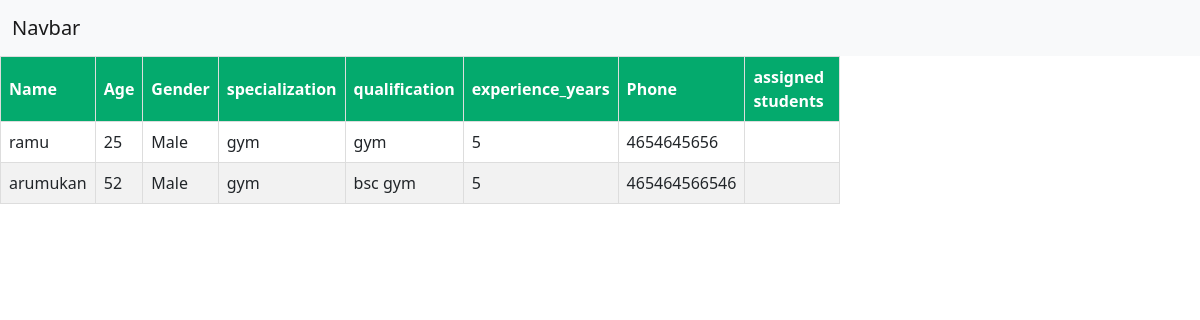
The page /gym-owner/trainer_details on the database as committed earlier.
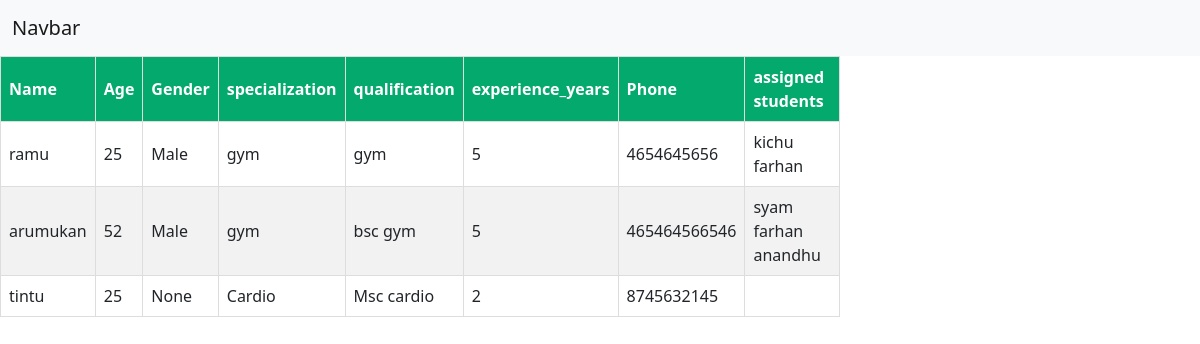
The same page on the database as committed later.
### trainer/models.py (models this page shows, shortened)
class TrainerProfile(models.Model):
    trainer = models.ForeignKey(CustomUser, on_delete=models.CASCADE, null=True, blank=True)
    trainer_bio = models.TextField(null=True, blank=True)
    trainer_profile_picture = models.ImageField(upload_to='media/profile_pictures/', null=True, blank=True)
    assigned_students = models.ManyToManyField('gym_students.StudentProfile', blank=True)

### users/models.py (models this page shows, shortened)
class CustomUser(AbstractUser):
    GENDER_CHOICES = [
        ('Male', 'Male'),
        ('Female', 'Female'),
        ('Other', 'Other'),
    ]
    GOALS = [
        ('LOSE','Weight lose'),
        ('FIT','Maintain weight'),
        ('GAIN','Weight gain'),
    ]
    FITNESS_LEVEL = [
        ('Beginner','Beginner'),
        ('Intemediate','Intemediate'),
        ('Advanced','Advanced')
    ]
    age = models.IntegerField(default=0,null=True,blank=True)
    gender = models.CharField(max_length=10, choices=GENDER_CHOICES,null=True,blank=True)
    phone = models.PositiveIntegerField(default=0,null=True, blank=True)
    place = models.CharField(max_length=30,null=True,blank=True)
    specialization = models.CharField(max_length=30,null=True,blank=True)
    experience_years = models.IntegerField(null=True, blank=True)
    certifications = models.CharField(max_length=50,null=True, blank=True)
    qualification = models.CharField(max_length=30,null=True,blank=True)
    goal = models.CharField(max_length=10,choices=GOALS,null=True, blank=True)
    fitness_level = models.CharField(max_length=15,choices=FITNESS_LEVEL, null=True, blank=True)
    is_approved= models.BooleanField(default=False)
    is_trainer = models.BooleanField(default=False)
    is_student = models.BooleanField(default=False)
    is_paid = models.BooleanField(default=False)

### gym_students/models.py (models this page shows)
class StudentProfile(models.Model):
    student = models.ForeignKey(CustomUser,on_delete=models.CASCADE, null=True, blank=True)
    student_bio = models.TextField(null=True, blank=True)
    student_profile_picture = models.ImageField(upload_to='media/profile_pictures/', null=True, blank=True)
    is_paid = models.BooleanField(default=False)
    assigned_trainer = models.ManyToManyField('trainer.TrainerProfile', blank=True)
    def __str__(self):
        return self.student.username

### owner/views.py (the view)
# urls.py: path('trainer_details',views.trainer_details,name='trainer_details'),
def trainer_details(request):
      trainer_users =TrainerProfile.objects.all()
      return render(request,'trainer-detail.html',{'trainer_users':  trainer_users })

### owner/templates/trainer-detail.html (shortened to what this page needs)
{% extends 'admin-dashbord.html' %}
{% load static %}
{% block content %}
<table>
    <thead>
        <tr>
            <th>Name</th>
            <th>Age</th>
            <th>Gender</th>
            <th>specialization </th>
            <th>  qualification</th>
            <th>experience_years</th>
            <th>Phone</th>
            <th>assigned students</th>
        </tr>
    </thead>
    <tbody>
        {% for user in trainer_users%}
        <tr>
            <td>{{ user.trainer.username }}</td>
            <td>{{ user.trainer.age }}</td>
            <td>{{ user.trainer.gender}}</td>
            <td>{{ user.trainer.specialization }}</td>
            <td>{{ user.trainer.qualification}}</td>
            <td>{{ user.trainer.experience_years}}</td>
            <td>{{ user.trainer.phone}}</td>
            <td>
                {% for student in user.assigned_students.all %}
                {{student}}
                <br>
                {% endfor %}
            </td>
        </tr>
        {% endfor %}
    </tbody>
</table>
{% endblock %}

Rows that differ between the two databases and show on the page:
added StudentProfile: student.username "kichu", shown under TrainerProfile "ramu"
added StudentProfile: student.username "farhan"
added StudentProfile: student.username "syam", shown under TrainerProfile "arumukan"
added StudentProfile: student.username "anandhu", shown under TrainerProfile "arumukan"
added TrainerProfile: trainer.username "tintu", trainer.age "25", trainer.gender "None", trainer.specialization "Cardio", trainer.qualification "Msc cardio", trainer.experience_years "2", trainer.phone "8745632145"
